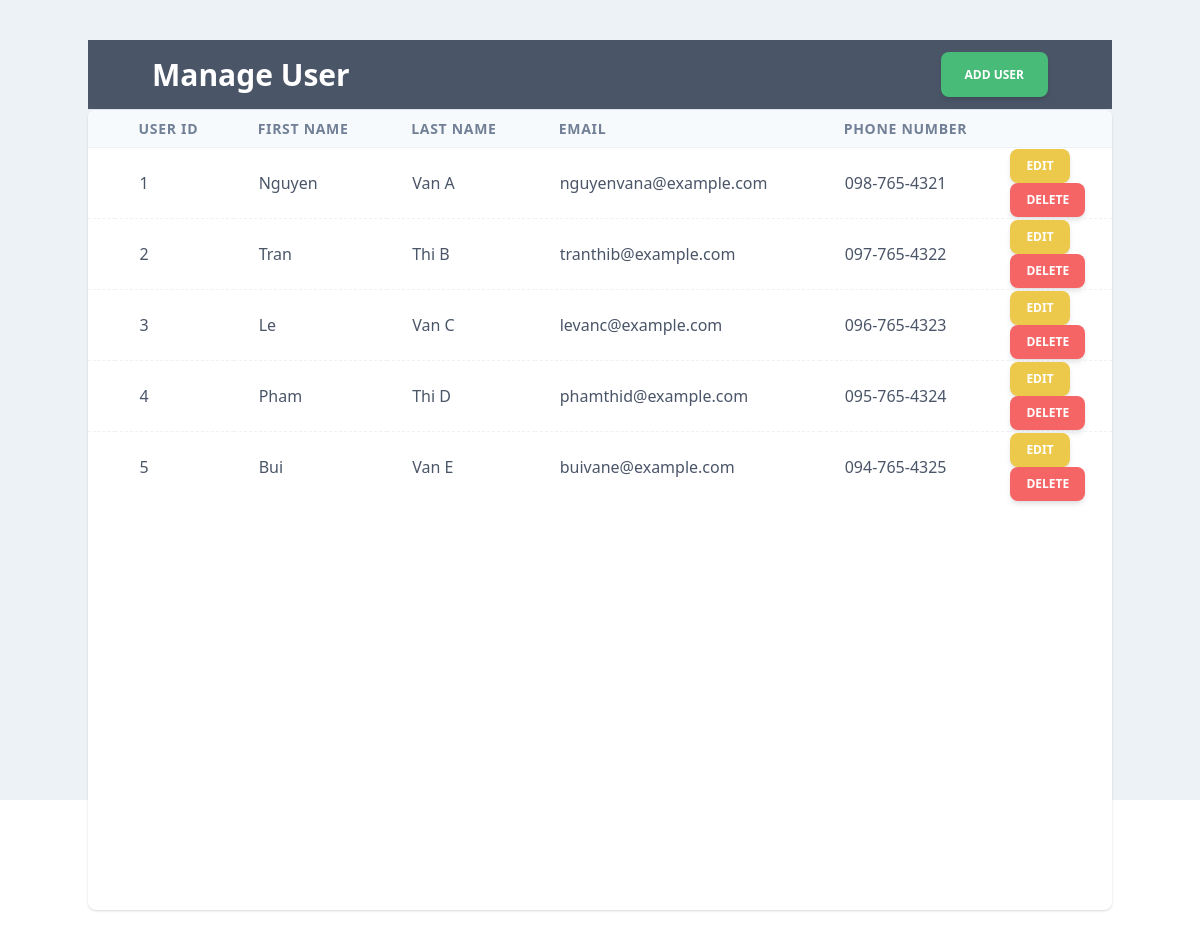
Screenshot of /user_management.php with the database file from the repository.
### tables this page shows
CREATE TABLE `user` (
  `usrID` int NOT NULL AUTO_INCREMENT,
  `firstname` varchar(50) DEFAULT NULL,
  `lastname` varchar(50) DEFAULT NULL,
  `email` varchar(100) DEFAULT NULL,
  `phonenumber` varchar(15) DEFAULT NULL,
  PRIMARY KEY (`usrID`)
);

### user_management.php (the view, shortened to what this page needs)
<?php
$servername = "localhost";
$username = "root";
$password = "";
$dbname = "userDB";
$conn = new mysqli($servername, $username, $password, $dbname);
function fetchUsers($conn) {
    $sql = "SELECT * FROM user";
    return $conn->query($sql);
}
?>
<!DOCTYPE html>
<html lang="en">
<head>
    <link rel="stylesheet" href="https://unpkg.com/tailwindcss@^1.0/dist/tailwind.min.css">
</head>
<body>
    <div class="antialiased sans-serif bg-gray-200 h-screen">
        <div class="container mx-auto py-10">
            <div>
                <div class="py-3 border-b bg-gray-700 pl-16 font-semibold text-white flex justify-between">
                    <h1 class="text-3xl">Manage User</h1>
                    <button id="openModalButton"
                        class="center mr-16 rounded-lg bg-green-500 px-6 font-sans text-xs font-bold uppercase text-white shadow-md shadow-green-500/20 transition-all hover:shadow-lg hover:shadow-green-500/40 focus:opacity-[0.85] focus:shadow-none active:opacity-[0.85] active:shadow-none disabled:pointer-events-none disabled:opacity-50 disabled:shadow-none"
                        data-ripple-light="true">
                        Add User
                    </button>
                </div>
            </div>
            <div class="overflow-x-auto bg-white rounded-lg shadow overflow-y-auto relative" style="height: 800px;">
                <table class="border-collapse table-auto w-full whitespace-no-wrap bg-white table-striped relative">
                    <thead>
                        <tr class="text-left">
                            <th class="py-2 px-3 sticky top-0 border-b border-gray-200 bg-gray-100"></th>
                            <th class="bg-gray-100 sticky top-0 border-b border-gray-200 px-6 py-2 text-gray-600 font-bold tracking-wider uppercase text-sm">User ID</th>
                            <th class="bg-gray-100 sticky top-0 border-b border-gray-200 px-6 py-2 text-gray-600 font-bold tracking-wider uppercase text-sm">First Name</th>
                            <th class="bg-gray-100 sticky top-0 border-b border-gray-200 px-6 py-2 text-gray-600 font-bold tracking-wider uppercase text-sm">Last Name</th>
                            <th class="bg-gray-100 sticky top-0 border-b border-gray-200 px-6 py-2 text-gray-600 font-bold tracking-wider uppercase text-sm">Email</th>
                            <th class="bg-gray-100 sticky top-0 border-b border-gray-200 px-6 py-2 text-gray-600 font-bold tracking-wider uppercase text-sm">Phone Number</th>
                            <th class="bg-gray-100 sticky top-0 border-b border-gray-200 px-6 py-2 text-gray-600 font-bold tracking-wider uppercase text-sm"></th>
                        </tr>
                    </thead>
                    <tbody>
                        <?php
                        $result = fetchUsers($conn);
                        if ($result->num_rows > 0) {
                            while ($row = $result->fetch_assoc()) {
                                echo "<tr class='hover:bg-gray-300'>
                                    <td class='border-dashed border-t border-gray-200 px-3'></td>
                                    <td class='border-dashed border-t border-gray-200 userId'><span class='text-gray-700 px-6 py-3 flex items-center'>{$row['usrID']}</span></td>
                                    <td class='border-dashed border-t border-gray-200 firstName'><span class='text-gray-700 px-6 py-3 flex items-center'>{$row['firstname']}</span></td>
                                    <td class='border-dashed border-t border-gray-200 lastName'><span class='text-gray-700 px-6 py-3 flex items-center'>{$row['lastname']}</span></td>
                                    <td class='border-dashed border-t border-gray-200 emailAddress'><span class='text-gray-700 px-6 py-3 flex items-center'>{$row['email']}</span></td>
                                    <td class='border-dashed border-t border-gray-200 phoneNumber'><span class='text-gray-700 px-6 py-3 flex items-center'>{$row['phonenumber']}</span></td>
                                    <td class='border-dashed border-t border-gray-200'>
                                        <button onclick='openEditModal({$row['usrID']}, \"{$row['firstname']}\", \"{$row['lastname']}\", \"{$row['email']}\", \"{$row['phonenumber']}\")'
                                                class='flex items-center middle none center mr-4 rounded-lg bg-yellow-500 py-2 px-4 font-sans text-xs font-bold uppercase text-white shadow-md shadow-yellow-500/20 transition-all hover:shadow-lg hover:shadow-yellow-500/40 focus:opacity-[0.85] focus:shadow-none active:opacity-[0.85] active:shadow-none disabled:pointer-events-none disabled:opacity-50 disabled:shadow-none'>
                                            Edit
                                        </button>
                                        <form action='user_management.php' method='POST' style='display:inline;'>
                                            <input type='hidden' name='usrID' value='{$row['usrID']}'>
                                            <button type='submit'
                                                    class='flex items-center middle none center mr-4 rounded-lg bg-red-500 py-2 px-4 font-sans text-xs font-bold uppercase text-white shadow-md shadow-red-500/20 transition-all hover:shadow-lg hover:shadow-red-500/40 focus:opacity-[0.85] focus:shadow-none active:opacity-[0.85] active:shadow-none disabled:pointer-events-none disabled:opacity-50 disabled:shadow-none'>
                                                Delete
                                            </button>
                                        </form>
                                    </td>
                                </tr>";
                            }
                        } else {
                            echo "<tr><td colspan='7' class='text-center text-gray-700 px-6 py-3'>No user information found.</td></tr>";
                        }
                        ?>
                    </tbody>
                </table>
            </div>
        </div>
    </div>
</body>
</html>

### rows the page displays
user: usrID "1", firstname "Nguyen", lastname "Van A", email "nguyenvana@example.com", phonenumber "098-765-4321"
user: usrID "2", firstname "Tran", lastname "Thi B", email "tranthib@example.com", phonenumber "097-765-4322"
user: usrID "3", firstname "Le", lastname "Van C", email "levanc@example.com", phonenumber "096-765-4323"
user: usrID "4", firstname "Pham", lastname "Thi D", email "phamthid@example.com", phonenumber "095-765-4324"
user: usrID "5", firstname "Bui", lastname "Van E", email "buivane@example.com", phonenumber "094-765-4325"
